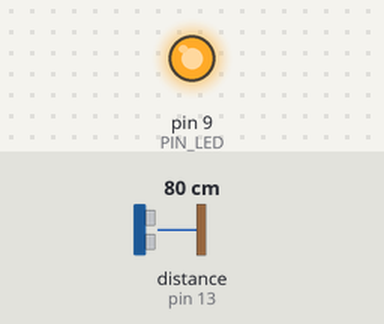
The sketch below on a simulated Arduino Uno, built with avr-gcc and run on an emulated ATmega328P. Shown: output pins drawn as LEDs (lit = HIGH). Wiring (inferred from the names in the program): ultrasonic range finder: trigger pin 12; echo pin 13. The test bench sets the inputs (shaded band); at power-on: distance to the obstacle (sensor on pin 13) 80 cm. The echo pulse lasts 58.3 µs per cm; pins used as bus, display or sensor lines are not drawn; what the sketch prints to the serial monitor is not drawn.

Above: at 1.2 s.
1.3 s: distance to the obstacle (sensor on pin 13) set to 9 cm
4.3 s: distance to the obstacle (sensor on pin 13) set to 60 cm
Timing chart, 0 to 7.3 s (numbered marks = the images above; inputs shaded):
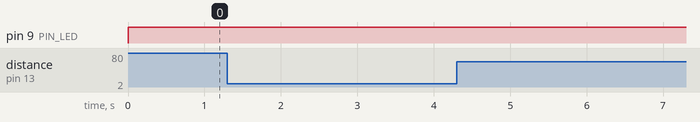

Measured:
- after the input at 1.3 s, every drawn part: stays the same
- after the input at 4.3 s, every drawn part: stays the same

The sketch:

07_example_1.ino
```cpp
// Arduino pin assignment
#define PIN_LED 9
#define PIN_TRIG 12   // sonar sensor TRIGGER
#define PIN_ECHO 13   // sonar sensor ECHO
int brightness = 0;

// configurable parameters
#define SND_VEL 346.0     // sound velocity at 24 celsius degree (unit: m/sec)
#define INTERVAL 50      // sampling interval (unit: msec)
#define PULSE_DURATION 10 // ultra-sound Pulse Duration (unit: usec)
#define _DIST_MIN 100.0   // minimum distance to be measured (unit: mm)
#define _DIST_MAX 300.0   // maximum distance to be measured (unit: mm)

#define TIMEOUT ((INTERVAL / 2) * 1000.0) // maximum echo waiting time (unit: usec)
#define SCALE (0.001 * 0.5 * SND_VEL) // coefficent to convert duration to distance

void setup() {
  // initialize GPIO pins
  pinMode(PIN_LED, OUTPUT);
  pinMode(PIN_TRIG, OUTPUT);  // sonar TRIGGER
  pinMode(PIN_ECHO, INPUT);   // sonar ECHO
  digitalWrite(PIN_TRIG, LOW);  // turn-off Sonar

  // initialize serial port
  Serial.begin(57600);
}

void loop() {
  float distance = USS_measure(PIN_TRIG, PIN_ECHO); // read distance

  if ((distance == 0.0) || (distance > _DIST_MAX)) {
      distance = _DIST_MAX + 10.0;    // Set Higher Value
      // digitalWrite(PIN_LED, 1);       // LED OFF
  } else if (distance < _DIST_MIN) {
      distance = _DIST_MIN - 10.0;    // Set Lower Value
      // digitalWrite(PIN_LED, 1);       // LED OFF
  } else {    // In desired Range
      // digitalWrite(PIN_LED, 0);       // LED ON
  }

  if (distance > 300) {
    analogWrite(PIN_LED, 255);
  } else if (distance >= 200) {
    brightness = (distance - 200) * 2.55;
    analogWrite(PIN_LED, brightness);
  } else if (distance >= 100) {
    brightness = abs(distance - 200) * 2.55;
    analogWrite(PIN_LED, brightness);
  } else {
    analogWrite(PIN_LED, 255);
  }

  // output the distance to the serial port
  Serial.print("Min:");        Serial.print(_DIST_MIN);
  Serial.print(",distance:");  Serial.print(distance);
  Serial.print(",Max:");       Serial.print(_DIST_MAX);
  Serial.println("");

  // do something here
  // delay(50); // Assume that it takes 50ms to do something.

  // wait until next sampling time.
  delay(INTERVAL);
}

// get a distance reading from USS. return value is in millimeter.
float USS_measure(int TRIG, int ECHO)
{
  digitalWrite(TRIG, HIGH);
  delayMicroseconds(PULSE_DURATION);
  digitalWrite(TRIG, LOW);

  return pulseIn(ECHO, HIGH, TIMEOUT) * SCALE; // unit: mm

  // Pulse duration to distance conversion example (target distance = 17.3m)
  // - pulseIn(ECHO, HIGH, timeout) returns microseconds (음파의 왕복 시간)
  // - 편도 거리 = (pulseIn() / 1,000,000) * SND_VEL / 2 (미터 단위)
  //   mm 단위로 하려면 * 1,000이 필요 ==>  SCALE = 0.001 * 0.5 * SND_VEL
  //
  // - 예, pusseIn()이 100,000 이면 (= 0.1초, 왕복 거리 34.6m)
  //        = 100,000 micro*sec * 0.001 milli/micro * 0.5 * 346 meter/sec
  //        = 100,000 * 0.001 * 0.5 * 346
  //        = 17,300 mm  ==> 17.3m
}
```
